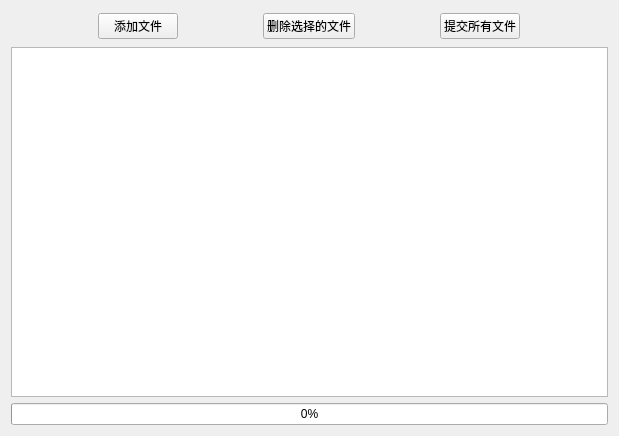
<?xml version="1.0" encoding="UTF-8"?>
<ui version="4.0">
 <class>FileSendForm</class>
 <widget class="QWidget" name="FileSendForm">
  <property name="geometry">
   <rect>
    <x>0</x>
    <y>0</y>
    <width>619</width>
    <height>436</height>
   </rect>
  </property>
  <property name="windowTitle">
   <string>发送文件</string>
  </property>
  <property name="windowIcon">
   <iconset resource="../Resources.qrc">
    <normaloff>:/logo/UI/Resources/logo.png</normaloff>:/logo/UI/Resources/logo.png</iconset>
  </property>
  <layout class="QVBoxLayout" name="verticalLayout" stretch="0,0,0">
   <item>
    <layout class="QHBoxLayout" name="horizontalLayout">
     <property name="spacing">
      <number>0</number>
     </property>
     <property name="leftMargin">
      <number>2</number>
     </property>
     <property name="topMargin">
      <number>2</number>
     </property>
     <property name="rightMargin">
      <number>2</number>
     </property>
     <property name="bottomMargin">
      <number>2</number>
     </property>
     <item>
      <widget class="QPushButton" name="add_file_button">
       <property name="sizePolicy">
        <sizepolicy hsizetype="Maximum" vsizetype="Minimum">
         <horstretch>0</horstretch>
         <verstretch>0</verstretch>
        </sizepolicy>
       </property>
       <property name="text">
        <string>添加文件</string>
       </property>
      </widget>
     </item>
     <item>
      <widget class="QPushButton" name="delete_file_button">
       <property name="sizePolicy">
        <sizepolicy hsizetype="Maximum" vsizetype="Minimum">
         <horstretch>0</horstretch>
         <verstretch>0</verstretch>
        </sizepolicy>
       </property>
       <property name="text">
        <string>删除选择的文件</string>
       </property>
      </widget>
     </item>
     <item>
      <widget class="QPushButton" name="submit_file_button">
       <property name="sizePolicy">
        <sizepolicy hsizetype="Maximum" vsizetype="Minimum">
         <horstretch>0</horstretch>
         <verstretch>0</verstretch>
        </sizepolicy>
       </property>
       <property name="text">
        <string>提交所有文件</string>
       </property>
      </widget>
     </item>
    </layout>
   </item>
   <item>
    <widget class="QWidget" name="widget" native="true">
     <layout class="QVBoxLayout" name="file_list_container">
      <property name="leftMargin">
       <number>0</number>
      </property>
      <property name="topMargin">
       <number>0</number>
      </property>
      <property name="rightMargin">
       <number>0</number>
      </property>
      <property name="bottomMargin">
       <number>0</number>
      </property>
      <item>
       <widget class="QTableWidget" name="file_list">
        <property name="acceptDrops">
         <bool>true</bool>
        </property>
       </widget>
      </item>
     </layout>
    </widget>
   </item>
   <item>
    <widget class="QProgressBar" name="file_send_progress_bar">
     <property name="value">
      <number>0</number>
     </property>
     <property name="textVisible">
      <bool>true</bool>
     </property>
     <property name="orientation">
      <enum>Qt::Horizontal</enum>
     </property>
    </widget>
   </item>
  </layout>
 </widget>
 <resources>
  <include location="../Resources.qrc"/>
 </resources>
 <connections>
  <connection>
   <sender>delete_file_button</sender>
   <signal>clicked()</signal>
   <receiver>FileSendForm</receiver>
   <slot>delete_selected_files()</slot>
   <hints>
    <hint type="sourcelabel">
     <x>293</x>
     <y>40</y>
    </hint>
    <hint type="destinationlabel">
     <x>299</x>
     <y>201</y>
    </hint>
   </hints>
  </connection>
  <connection>
   <sender>add_file_button</sender>
   <signal>clicked()</signal>
   <receiver>FileSendForm</receiver>
   <slot>show_add_file_dialog()</slot>
   <hints>
    <hint type="sourcelabel">
     <x>165</x>
     <y>38</y>
    </hint>
    <hint type="destinationlabel">
     <x>189</x>
     <y>271</y>
    </hint>
   </hints>
  </connection>
  <connection>
   <sender>submit_file_button</sender>
   <signal>clicked()</signal>
   <receiver>FileSendForm</receiver>
   <slot>send_all()</slot>
   <hints>
    <hint type="sourcelabel">
     <x>493</x>
     <y>31</y>
    </hint>
    <hint type="destinationlabel">
     <x>458</x>
     <y>134</y>
    </hint>
   </hints>
  </connection>
 </connections>
 <slots>
  <slot>delete_selected_files()</slot>
  <slot>show_add_file_dialog()</slot>
  <slot>send_all()</slot>
 </slots>
</ui>
